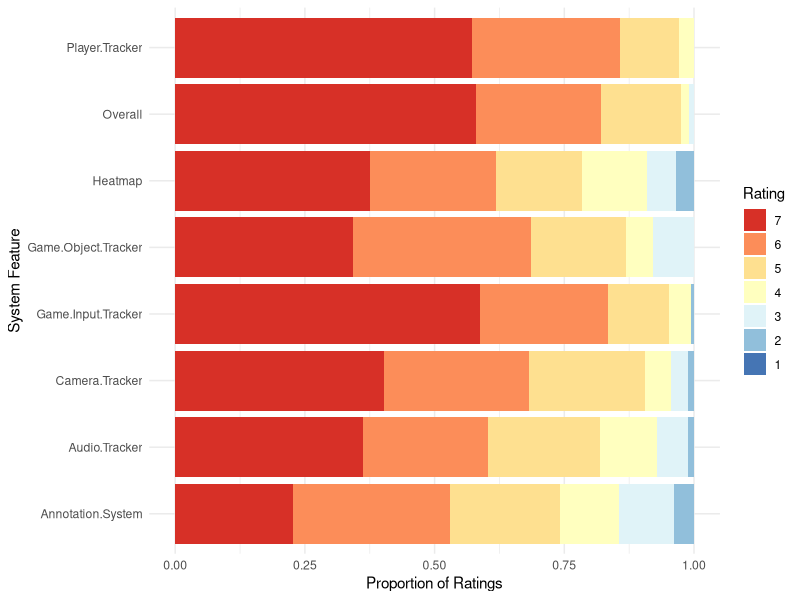
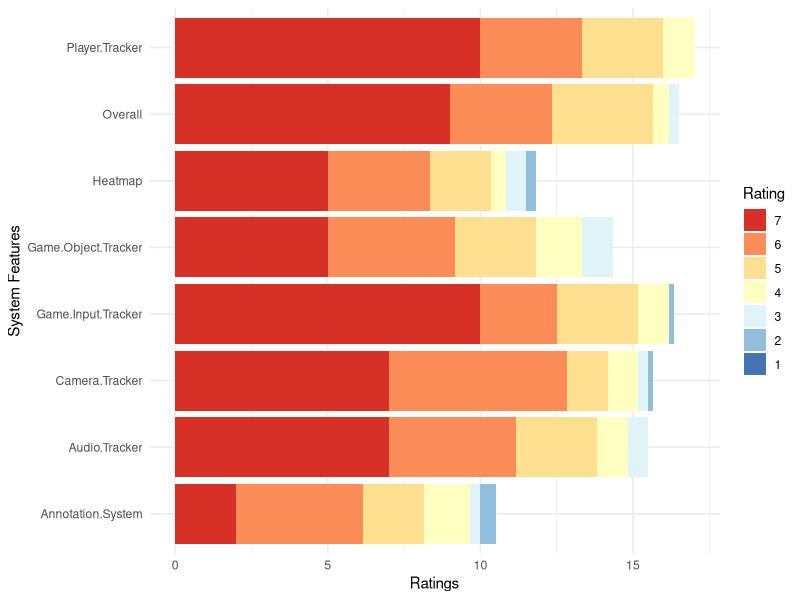
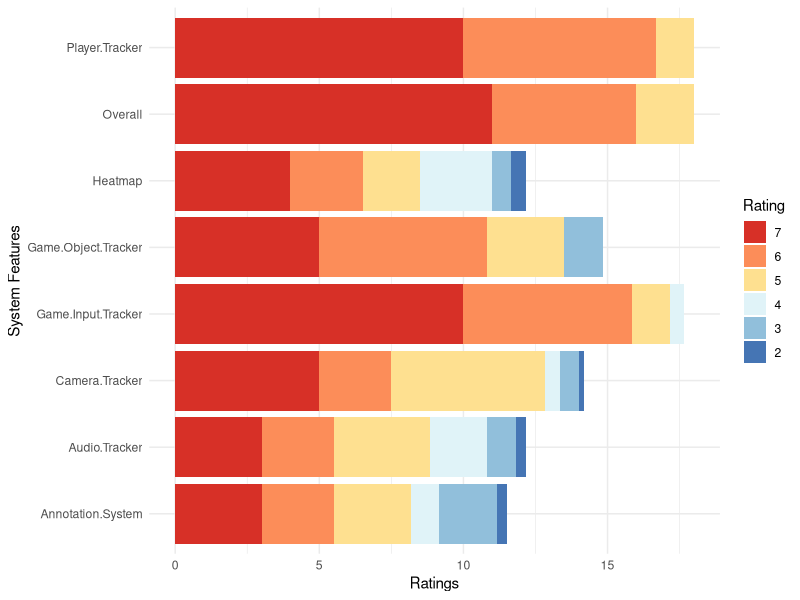
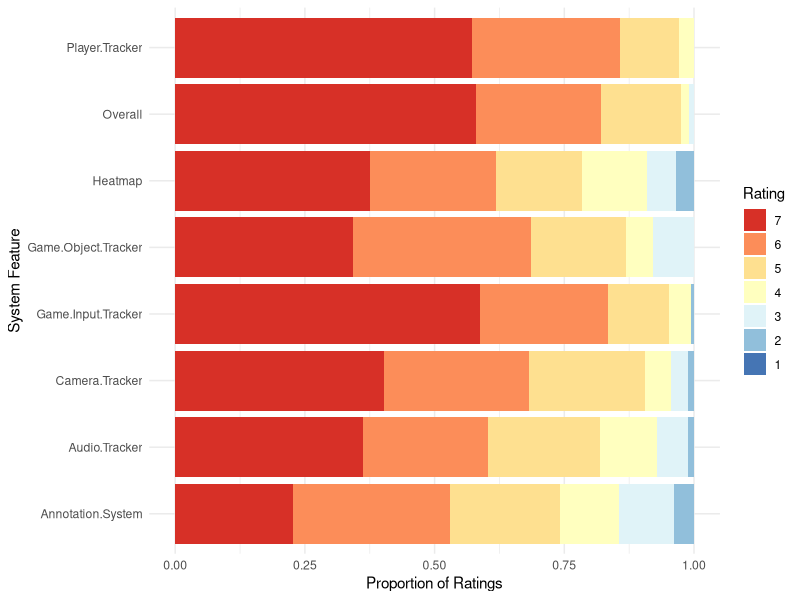
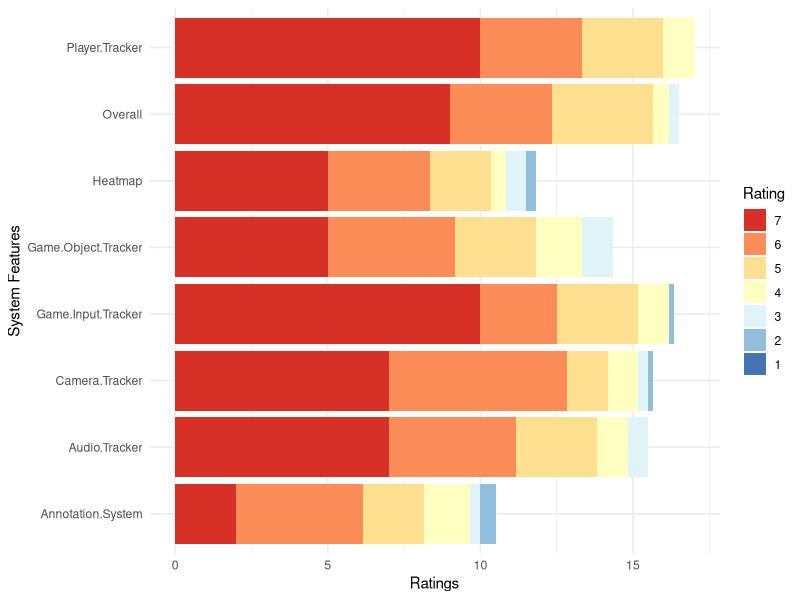
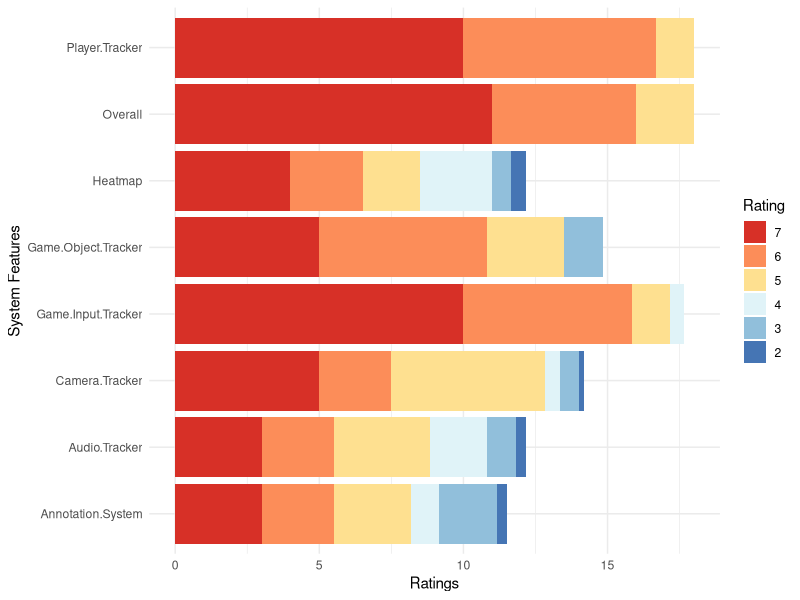

Reproduce these figures in R, in order. (Note: this script raises an error after producing the figures.)
## ---- chunk 1
library(tidyverse)
library(ggplot2)
library(dplyr)
library(tidyr)
library(rstatix)
## ---- chunk 2
data <- read.csv("SelfDev.csv")
## ---- chunk 3
# Gather the data to long format for plotting
data_long <- data %>%
  gather(key = "Feature", value = "Rating", -c(ID, Game))

# Convert the ratings to a factor with levels ordered from 1 to 7
data_long$Rating <- factor(data_long$Rating, levels = 1:7)

# Calculate the proportions for each rating
data_long <- data_long %>%
  group_by(Feature) %>%
  mutate(Proportion = (as.numeric(Rating) - 1) / 6)

# Create the diverging stacked bar chart
p <- ggplot(data_long, aes(x = Feature, y = Proportion, fill = Rating)) +
  geom_bar(stat = "identity", position = "fill") +
  coord_flip() +
  scale_fill_brewer(palette = "RdYlBu", direction = -1) +
  theme_minimal() +
  labs(y = "Proportion of Ratings", x = "System Feature", fill = "Rating") +
  guides(fill = guide_legend(reverse = TRUE))

p
ggsave("Generated/Likert_Overall.svg", plot = p, width = 12, height = 6, dpi = 300)
## ---- chunk 4
data_fps <- data %>% filter(Game == "FPS")

data_long <- data_fps %>%
  gather(key = "Feature", value = "Rating", -c(ID, Game))

data_long$Rating <- factor(data_long$Rating, levels = 1:7)

data_long <- data_long %>%
  group_by(Feature) %>%
  mutate(Count = n(),
         Proportion = (as.numeric(Rating) - 1) / 6,
         Position = cumsum(Proportion) - 0.5 * Proportion)

p <- ggplot(data_long, aes(x = Feature, y = Proportion, fill = Rating)) +
  geom_bar(stat = "identity") +
  coord_flip() +
  scale_fill_brewer(palette = "RdYlBu", direction = -1) +
  theme_minimal() +
  labs(y = "Ratings", x = "System Features", fill = "Rating") +
  guides(fill = guide_legend(reverse = TRUE))

p
ggsave("Generated/Likert_FPS.svg", plot = p, width = 12, height = 6, dpi = 300)
## ---- chunk 5
data_aa <- data %>% filter(Game == "AA")

data_long_aa <- data_aa %>%
  gather(key = "Feature", value = "Rating", -c(ID, Game))

data_long_aa$Rating <- factor(data_long_aa$Rating, levels = 1:7)

data_long_aa <- data_long_aa %>%
  group_by(Feature) %>%
  mutate(Count = n(),
         Proportion = (as.numeric(Rating) - 1) / 6,
         Position = cumsum(Proportion) - 0.5 * Proportion)

p <- ggplot(data_long_aa, aes(x = Feature, y = Proportion, fill = Rating)) +
  geom_bar(stat = "identity") +
  coord_flip() +
  scale_fill_brewer(palette = "RdYlBu", direction = -1) +
  theme_minimal() +
  labs(y = "Ratings", x = "System Features", fill = "Rating") +
  guides(fill = guide_legend(reverse = TRUE))

p
ggsave("Generated/Likert_AA.svg", plot = p, width = 12, height = 6, dpi = 300)
## ---- chunk 6
data_long <- data %>%
  pivot_longer(cols = -c(ID, Game), names_to = "Feature", values_to = "Score")

results <- data.frame()

for (feature in unique(data_long$Feature)) {
  feature_data <- data_long %>% filter(Feature == feature)
  
  test_result <- feature_data %>%
    wilcox_test(Score ~ Game, paired = TRUE, exact = FALSE) %>%
    adjust_pvalue(method = "holm") %>%
    add_significance() %>%
    mutate(Feature = feature)
  
  effect_size <- feature_data %>%
    wilcox_effsize(Score ~ Game, paired = TRUE) %>%
    mutate(Feature = feature)
  
  combined_result <- cbind(test_result, EffectSize = effect_size$effsize)
  
  results <- rbind(results, combined_result)
}

results <- results %>% select(Feature, everything())

results <- results %>%
  rename(
    P_Value = p,
    P_Adjusted = p.adj,
    Significance = p.adj.signif,
    Statistic = statistic
  )

results
write.csv(results, file = "Generated/Wilcoxon_Significance.csv", row.names = FALSE)
## ---- chunk 7
results$SignificanceLabel <- ifelse(results$P_Value < 0.05, "*", "ns")

p <- ggplot(results, aes(x = interaction(group1, group2), y = Statistic, fill = Feature)) +
  geom_boxplot() +
  facet_wrap(~Feature, scales = "free") +
  labs(x = "Game", y = "Rank") +
  geom_text(aes(label = SignificanceLabel), position = position_dodge(width = 0.75), vjust = -0.5)

p
ggsave("Generated/Wilcoxon_Significance_Plot.svg", plot = p, width = 12, height = 6, dpi = 300)
